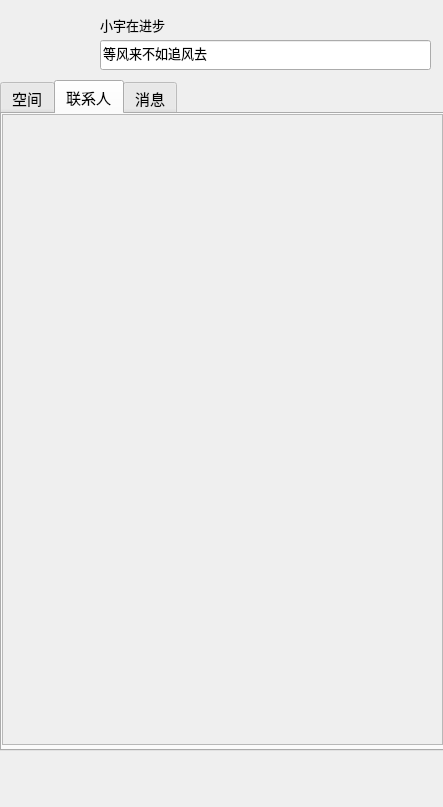
<?xml version="1.0" encoding="UTF-8"?>
<ui version="4.0">
 <class>FriendList</class>
 <widget class="QDialog" name="FriendList">
  <property name="geometry">
   <rect>
    <x>0</x>
    <y>0</y>
    <width>443</width>
    <height>807</height>
   </rect>
  </property>
  <property name="windowTitle">
   <string>Dialog</string>
  </property>
  <widget class="QPushButton" name="pb_icon">
   <property name="geometry">
    <rect>
     <x>20</x>
     <y>10</y>
     <width>60</width>
     <height>60</height>
    </rect>
   </property>
   <property name="minimumSize">
    <size>
     <width>0</width>
     <height>0</height>
    </size>
   </property>
   <property name="text">
    <string/>
   </property>
   <property name="icon">
    <iconset resource="res.qrc">
     <normaloff>:/tx/21.png</normaloff>:/tx/21.png</iconset>
   </property>
   <property name="iconSize">
    <size>
     <width>60</width>
     <height>60</height>
    </size>
   </property>
   <property name="autoDefault">
    <bool>true</bool>
   </property>
   <property name="flat">
    <bool>true</bool>
   </property>
  </widget>
  <widget class="QLabel" name="lb_name">
   <property name="geometry">
    <rect>
     <x>100</x>
     <y>10</y>
     <width>331</width>
     <height>30</height>
    </rect>
   </property>
   <property name="font">
    <font>
     <family>微软雅黑</family>
     <pointsize>10</pointsize>
    </font>
   </property>
   <property name="text">
    <string>小宇在进步</string>
   </property>
  </widget>
  <widget class="QLineEdit" name="le_feeling">
   <property name="geometry">
    <rect>
     <x>100</x>
     <y>40</y>
     <width>331</width>
     <height>30</height>
    </rect>
   </property>
   <property name="font">
    <font>
     <family>微软雅黑</family>
     <pointsize>10</pointsize>
    </font>
   </property>
   <property name="text">
    <string>等风来不如追风去</string>
   </property>
  </widget>
  <widget class="QTabWidget" name="tabWidget">
   <property name="geometry">
    <rect>
     <x>0</x>
     <y>80</y>
     <width>451</width>
     <height>671</height>
    </rect>
   </property>
   <property name="font">
    <font>
     <family>微软雅黑</family>
     <pointsize>11</pointsize>
    </font>
   </property>
   <property name="currentIndex">
    <number>1</number>
   </property>
   <widget class="QWidget" name="page_space">
    <attribute name="title">
     <string>空间</string>
    </attribute>
   </widget>
   <widget class="QWidget" name="page_friend">
    <attribute name="title">
     <string>联系人</string>
    </attribute>
    <widget class="QScrollArea" name="scrollArea">
     <property name="geometry">
      <rect>
       <x>0</x>
       <y>0</y>
       <width>441</width>
       <height>631</height>
      </rect>
     </property>
     <property name="widgetResizable">
      <bool>true</bool>
     </property>
     <widget class="QWidget" name="scrollAreaWidgetContents">
      <property name="geometry">
       <rect>
        <x>0</x>
        <y>0</y>
        <width>439</width>
        <height>629</height>
       </rect>
      </property>
      <layout class="QVBoxLayout" name="verticalLayout">
       <item>
        <widget class="QWidget" name="wdg_list" native="true"/>
       </item>
       <item>
        <spacer name="verticalSpacer">
         <property name="orientation">
          <enum>Qt::Vertical</enum>
         </property>
         <property name="sizeHint" stdset="0">
          <size>
           <width>340</width>
           <height>601</height>
          </size>
         </property>
        </spacer>
       </item>
      </layout>
     </widget>
    </widget>
   </widget>
   <widget class="QWidget" name="page_message">
    <attribute name="title">
     <string>消息</string>
    </attribute>
   </widget>
  </widget>
  <widget class="QPushButton" name="pb_menu">
   <property name="geometry">
    <rect>
     <x>10</x>
     <y>760</y>
     <width>40</width>
     <height>40</height>
    </rect>
   </property>
   <property name="text">
    <string/>
   </property>
   <property name="icon">
    <iconset resource="res.qrc">
     <normaloff>:/images/icon2.png</normaloff>:/images/icon2.png</iconset>
   </property>
   <property name="iconSize">
    <size>
     <width>40</width>
     <height>40</height>
    </size>
   </property>
   <property name="flat">
    <bool>true</bool>
   </property>
  </widget>
  <widget class="QPushButton" name="pb_tool3">
   <property name="geometry">
    <rect>
     <x>400</x>
     <y>760</y>
     <width>40</width>
     <height>40</height>
    </rect>
   </property>
   <property name="text">
    <string/>
   </property>
   <property name="icon">
    <iconset resource="res.qrc">
     <normaloff>:/images/searchbox_button.png</normaloff>:/images/searchbox_button.png</iconset>
   </property>
   <property name="flat">
    <bool>true</bool>
   </property>
  </widget>
  <widget class="QPushButton" name="pb_tool2">
   <property name="geometry">
    <rect>
     <x>340</x>
     <y>760</y>
     <width>40</width>
     <height>40</height>
    </rect>
   </property>
   <property name="text">
    <string/>
   </property>
   <property name="icon">
    <iconset resource="res.qrc">
     <normaloff>:/images/groupChat 2.png</normaloff>:/images/groupChat 2.png</iconset>
   </property>
   <property name="flat">
    <bool>true</bool>
   </property>
  </widget>
  <widget class="QPushButton" name="pb_tool1">
   <property name="geometry">
    <rect>
     <x>280</x>
     <y>760</y>
     <width>40</width>
     <height>40</height>
    </rect>
   </property>
   <property name="text">
    <string/>
   </property>
   <property name="icon">
    <iconset resource="res.qrc">
     <normaloff>:/images/Help.png</normaloff>:/images/Help.png</iconset>
   </property>
   <property name="iconSize">
    <size>
     <width>40</width>
     <height>40</height>
    </size>
   </property>
   <property name="flat">
    <bool>true</bool>
   </property>
  </widget>
 </widget>
 <resources>
  <include location="res.qrc"/>
 </resources>
 <connections/>
</ui>
